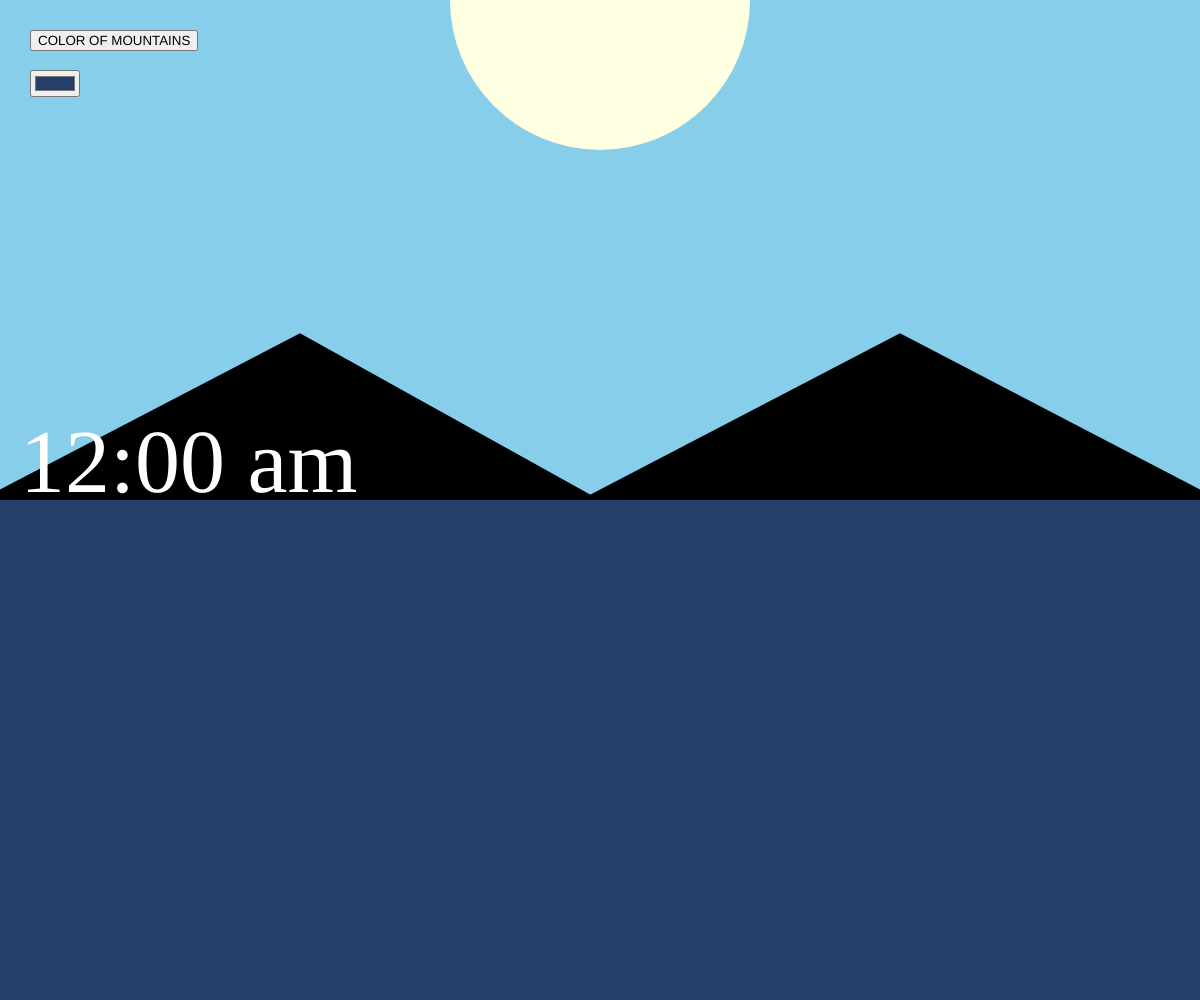
Frame 1 (no input)
Frame 60 (no input): identical to frame 1, image omitted
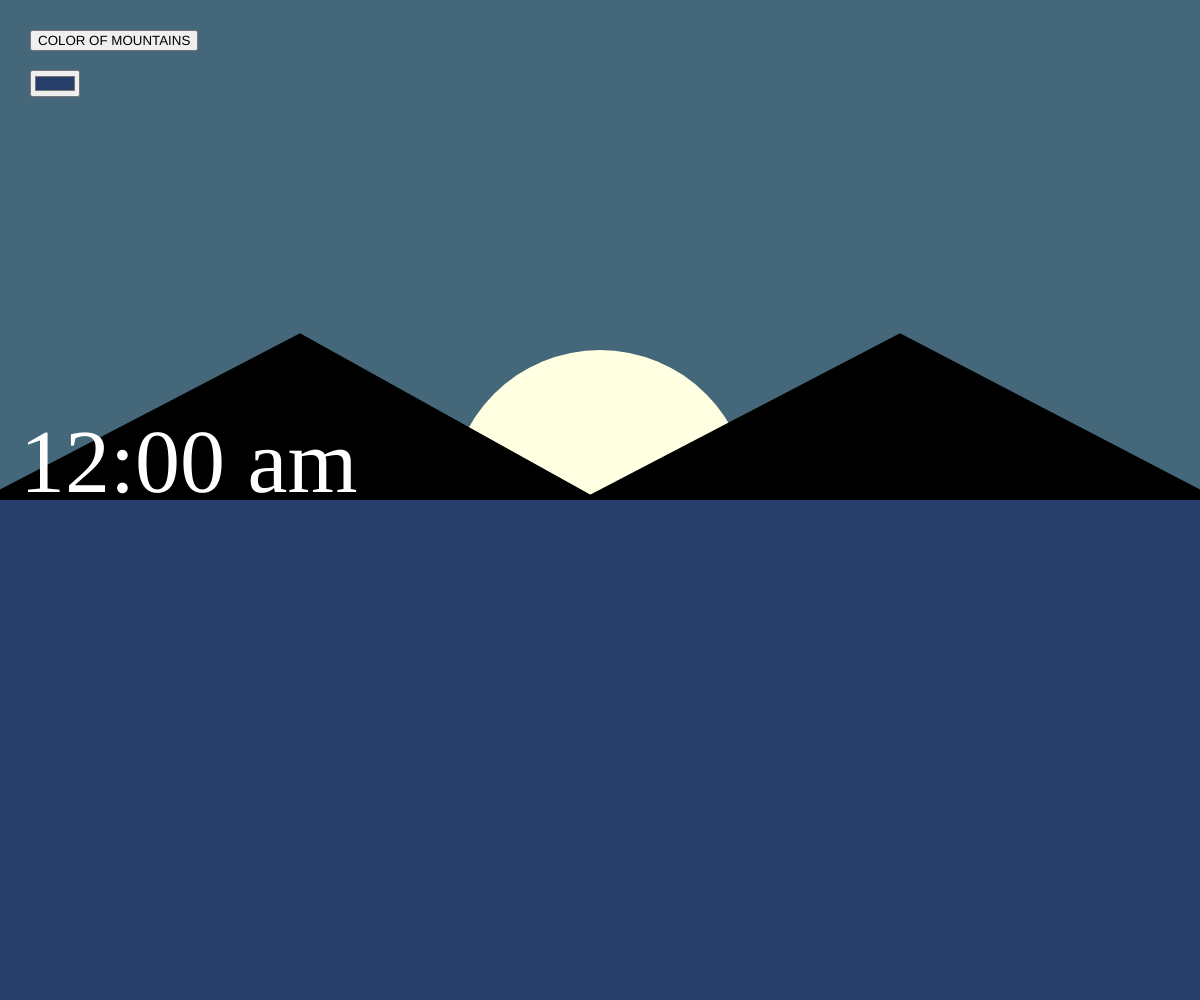
Frame 120 (the mouse pressed at the canvas centre since frame 60)

The p5.js sketch that drew these frames (run headless with seeded random() and noise() and a simulated clock; from frame 60 on, the mouse is pressed at the canvas centre):

// p5.js sketch
// ── sketch.js
let button;
let colorPicker;
let myEl;
let clock = "";
let colors;

var backgroundR = 135;
var backgroundG = 206;
var backgroundB = 235;

function setup() {
    createCanvas(windowWidth, windowHeight);
    
    colors = color(0, 0, 0);
    
    button = createButton('COLOR OF MOUNTAINS');
    button.position(30, 30);
    
    button.mousePressed(changeColor);
    
    colorPicker = createColorPicker('#253f6a');
    colorPicker.position(30, 70);
    
    myEl = createElement('p1', "12:00");
    
}

function changeColor(){
    colorSet = [color(100, 100, 150), color(100, 150, 100), color(150, 100, 100)];
    colors = random(colorSet);
}


function draw() {
    background(backgroundR, backgroundG, backgroundB);
    
    fromBG = color(135, 206, 235);
    toBG = color(0, 1, 10);
    backgroundColor = lerpColor(fromBG, toBG, mouseY/windowHeight);
    background(backgroundColor);
    
    fill(255, 255, 225);
    noStroke();
    ellipseMode(CENTER);
    circle(windowWidth/2, mouseY, windowWidth/4);
    
    fill(colorPicker.color());
    noStroke();
    rect(0, windowHeight/2, windowWidth, windowHeight/2);
    
    fill(colors);
    triangle(-20, windowHeight/2, windowWidth/4, windowHeight/3, windowWidth/2, windowHeight/2);
    triangle((windowWidth/2)-20, windowHeight/2, 3*windowWidth/4, windowHeight/3, windowWidth+20, windowHeight/2);
    
    myEl.position(20, windowHeight/2-90);
    myEl.style('font-size', '90px');
    myEl.style('font-family', 'Montserrat');
    myEl.style('color', 'white');
    
    
    if (mouseY == 0){
        myEl.html('12:00 am');
    }
    
    if (mouseY > 0 && mouseY <= windowHeight/12){
        myEl.html('1:00 pm');
    }
    if (mouseY >= windowHeight/12 && mouseY <= windowHeight/6){
        myEl.html('2:00 pm');
    }
    if (mouseY >= windowHeight/6 && mouseY <= windowHeight/4){
        myEl.html('3:00 pm');
    }
    if (mouseY >= windowHeight/4 && mouseY <= windowHeight/3){
        myEl.html('4:00 pm');
    }
    if (mouseY >= windowHeight/3 && mouseY < windowHeight/2){
        myEl.html('5:00 pm');
    }

    if (mouseY > windowHeight/2 && mouseY <= 7 * windowHeight/12){
        myEl.html('6:00 pm');
    }
    if (mouseY >= 7 * windowHeight/12 && mouseY <= 8 * windowHeight/12){
        myEl.html('7:00 pm');
    }
    if (mouseY >= 8 * windowHeight/12 && mouseY <= 9 * windowHeight/12){
        myEl.html('8:00 pm');
    }
    if (mouseY >= 9 * windowHeight/12 && mouseY <= 10 * windowHeight/12){
        myEl.html('9:00 pm');
    }
    if (mouseY >= 10 * windowHeight/12 && mouseY <= 11 * windowHeight/12){
        myEl.html('10:00 pm');
    }
    if (mouseY >= 11 * windowHeight/12 && mouseY <= windowHeight-1){
        myEl.html('11:00 pm');
    }
    if (mouseY >= windowHeight-1 && mouseY <= windowHeight){
        myEl.html('12:00 pm');
    }
    
    

}

function windowResized(){
    resizeCanvas(windowWidth, windowHeight);
}
// ── style.css
html, body {
  margin: 0;
  padding: 0;
}
canvas {
  display: block;
}
button {
    border: none;
    background-color: white;
    font-size: 20px;
    font-family: 'Montserrat', sans-serif;
    color: black;
    border-radius: 4px;
    
}
button:hover {
    background-color: bisque;
    
}

myDiv {
    font-size: 100px;
    font-family: 'Montserrat', sans-serif;
    color: white;
    
}
